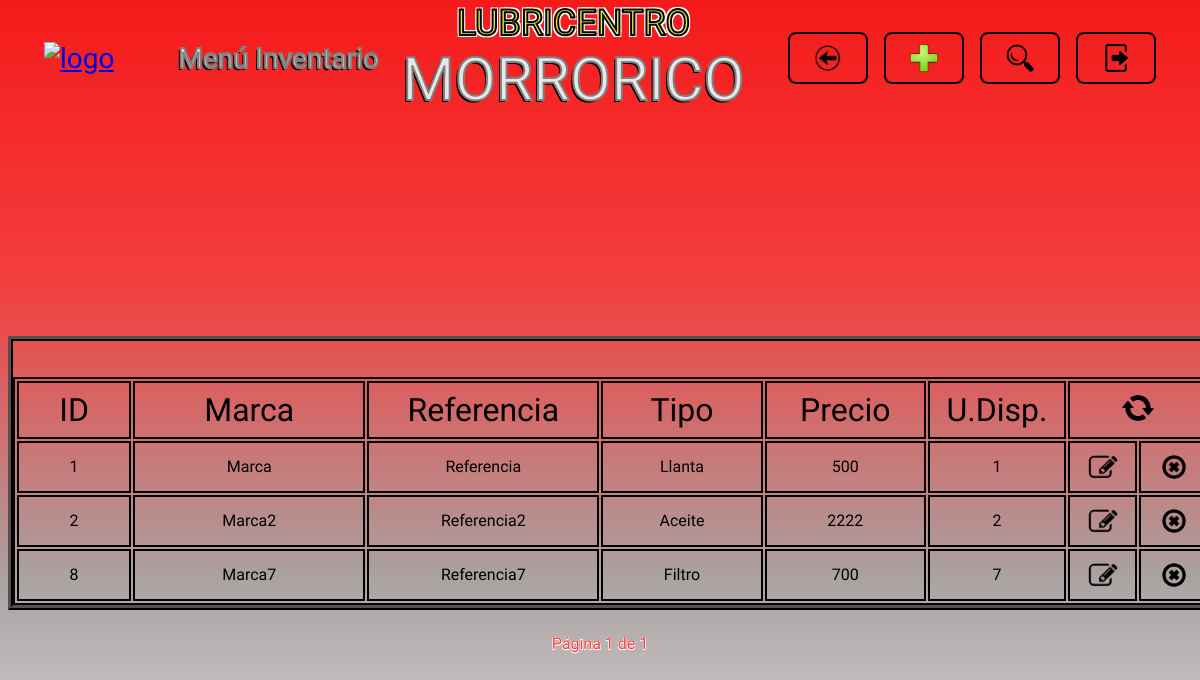
Page /inventario/ on the earlier database version.
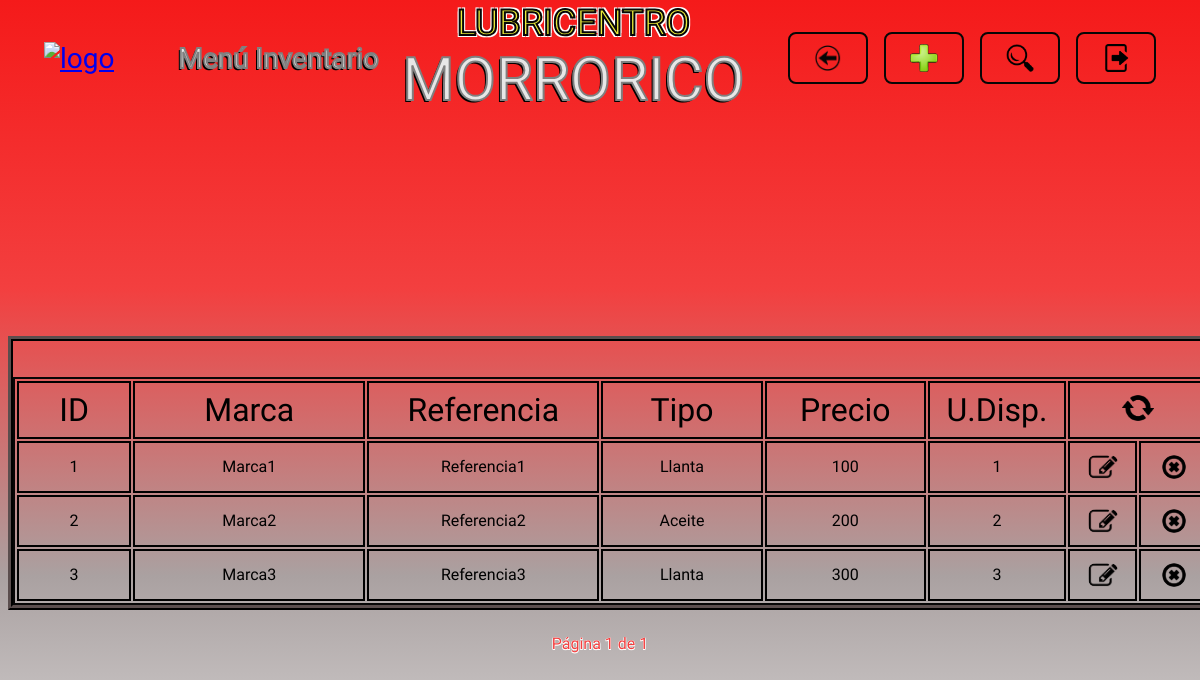
Same page on the later database version.
### inventario/models.py (models this page shows)
class Producto(models.Model):
    OPCIONES_TIPO = [
        ("Llanta", "Llanta"),
        ("Aceite", "Aceite"),
        ("Filtro", "Filtro"),
        ("Grasa", "Grasa")
    ]
    marca = models.CharField(max_length=60,null=False, blank=False)
    referencia = models.CharField(max_length=40, null=False, blank=False)
    tipo_producto = models.CharField(max_length=40, choices=OPCIONES_TIPO, null=False, blank=False)
    precio = models.IntegerField(null=False, blank=False)
    unidades_disponibles = models.IntegerField(null=False, blank=False)

### inventario/views.py (the view)
# urls.py: path('inventario/', include('inventario.urls')),
def inventario(request, productos=None, registrado=False, eliminado=False, actualizado=False, sin_coincidencias=False, campo=None, buscar=None, name_url="inventario"):
    if productos is None:
        productos = Producto.objects.all()
    paginator = Paginator(productos, 20)
    numero_pagina = request.GET.get('pagina')
    try:
        pagina = paginator.page(numero_pagina)
    except PageNotAnInteger:
        pagina = paginator.page(1)
    except EmptyPage:
        pagina = paginator.page(paginator.num_pages)
    return render(request, 'inventario.html', {
        "registrado": registrado,
        "eliminado": eliminado,
        "actualizado": actualizado,
        "sin_coincidencias": sin_coincidencias,
        "buscar": buscar,
        "campo": campo,
        "pagina": pagina,
        "name_url": name_url,
    })

### templates/inventario.html (shortened to what this page needs)
{% extends "layouts/base.html" %}
{% load static %}
{% block nombre_seccion %}
<p class="header__titulo letra_blanca">Menú Inventario</p>
{% endblock nombre_seccion %}
{% block boton_volver %}
<li>
    <a href="{% url "menu_opciones" %}" class="header__boton header__volver">
        <img src="{% static "images/logo_volver.png" %}" alt="volver" class="header__logo_boton">
    </a>
</li>
{% endblock boton_volver %}
{% block boton_registrar %}
<li>
    {% include "layouts/partials/boton_registrar.html" %}
</li>
{% endblock boton_registrar %}
{% block boton_buscar %}
<li>
    {% include "layouts/partials/boton_buscar.html" %}
</li>
{% endblock boton_buscar %}
{% block boton_cerrar_sesion %}
    {% include "layouts/partials/boton_cerrar_sesion.html" %}
{% endblock boton_cerrar_sesion %}
{% block cuerpo_seccion %}
<div class="contenedor tabla_registros">
    <table class="tabla_registros__tabla">
        <tr class="celdas_encabezado">
            <th class="celda tabla_registros__celda_id">ID</th>
            <th class="celda tabla_registros__celda_marca">Marca</th>
            <th class="celda tabla_registros__celda_referencia">Referencia</th>
            <th class="celda tabla_registros__celda_tipo">Tipo</th>
            <th class="celda tabla_registros__celda_precio">Precio</th>
            <th class="celda tabla_registros__celda_unidades_disponibles">U.Disp.</th>
            <th colspan="2" class="celda tabla_registros__celda_recargar"><a href="{% url "inventario" %}"><img src="{% static "images/logo_recargar.png" %}" alt="recargar" class="tabla_registros__recargar"></a></th>
        </tr>
        {% for producto in pagina.object_list %}
        <tr class="celdas_datos">
            <td class="celda tabla_registros__celda_id">{{ producto.id }}</td>
            <td class="celda tabla_registros__celda_marca">{{ producto.marca }}</td>
            <td class="celda tabla_registros__celda_referencia">{{ producto.referencia }}</td>
            <td class="celda tabla_registros__celda_tipo">{{ producto.tipo_producto }}</td>
            <td class="celda tabla_registros__celda_precio">{{ producto.precio }}</td>
            <td class="celda tabla_registros__celda_unidades_disponibles">{{ producto.unidades_disponibles }}</td>
            <td class="celda tabla_registros__celda_editar"><a href="#" data-registro-id={{ producto.id }} data-app-registro="inventario" class="tabla_registros__boton boton_editar"><img src="{% static "images/logo_editar.png" %}" alt="editar" class="tabla_registros__logo_boton tabla_registros__editar"></a></td>
            <td class="celda tabla_registros__celda_eliminar"><a href="#" data-url= {% url "eliminar_producto" producto.id %} data-mensaje= "producto tipo {{ producto.tipo_producto }} de referencia {{ producto.referencia }} con ID {{ producto.id }}" class="tabla_registros__boton boton_eliminar"><img src="{% static "images/logo_eliminar.png" %}" alt="eliminar" class="tabla_registros__logo_boton tabla_registros__eliminar"></a></td>
        </tr>
        {% endfor %}
    </table>
</div>
{% endblock cuerpo_seccion %}
{% block paginacion %}
{% include "layouts/partials/paginacion.html" %}
{% endblock paginacion %}

Differences in the rows shown:
removed Producto: id "8", marca "Marca7", referencia "Referencia7", tipo_producto "Filtro", precio "700", unidades_disponibles "7"
changed Producto id 1: marca "Marca" → "Marca1"; referencia "Referencia" → "Referencia1"; precio "500" → "100"
changed Producto "Marca2": precio "2222" → "200"
added Producto: id "3", marca "Marca3", referencia "Referencia3", tipo_producto "Llanta", precio "300", unidades_disponibles "3"
